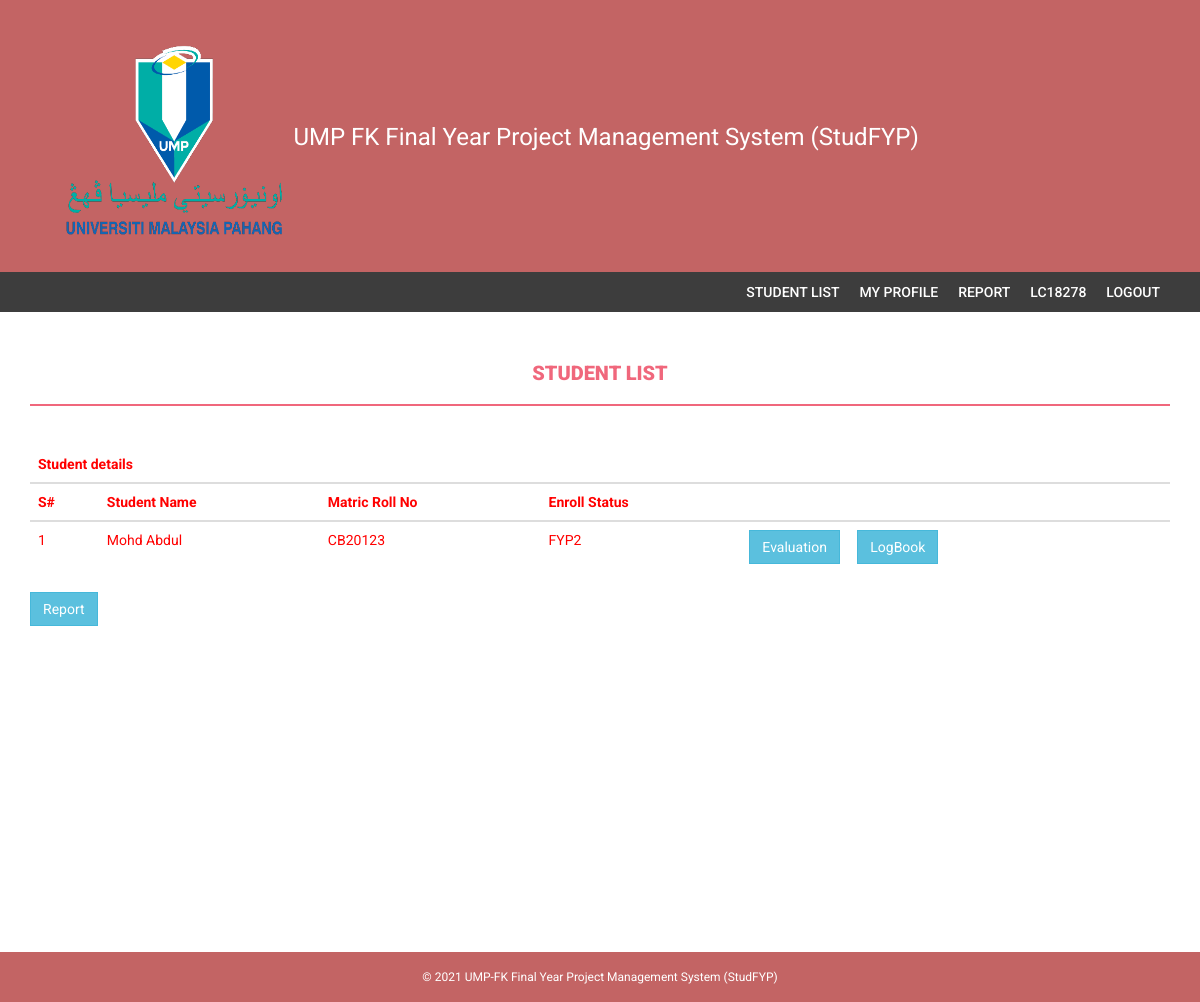
Page /industry/StudentList.php (signed in) on the committed database.
### tables this page shows
CREATE TABLE `student` (
  `student_id` varchar(30) NOT NULL,
  `stud_name` varchar(100) NOT NULL,
  `stud_program` varchar(32) NOT NULL,
  `stud_tel` varchar(11) NOT NULL,
  `stud_email` varchar(100) NOT NULL,
  `enroll_status` varchar(10) NOT NULL,
  `lecturer_ID` varchar(10) NOT NULL,
  `industry_ID` varchar(10) NOT NULL,
  `USER_ID` int(10) NOT NULL
);

### industry/StudentList.php (the view, shortened to what this page needs)
<?php
  require 'db.php';
  $sql = 'SELECT user.User_ID,student.stud_name, student.student_id,student.enroll_status
  FROM user
  INNER JOIN student ON user.User_ID = student.User_ID
  WHERE user.User_ID >0 ' ;
  $statement = $connection->prepare($sql);
  $statement->execute();
  $studfyp = $statement->fetchAll(PDO::FETCH_OBJ);
   ?>
<!DOCTYPE html>
<html xmlns="http://www.w3.org/1999/xhtml">
    <head>
        <link href="assets/css/bootstrap.css" rel="stylesheet" />
        <link href="assets/css/font-awesome.css" rel="stylesheet" />
        <link href="assets/css/style.css" rel="stylesheet" />
    </head>
    <body>
        <?php include('includes/header.php');?>
        <?php include('includes/menubar.php');?>
        <div class="content-wrapper">
            <div class="container">
                <div class="row">
                    <div class="col-md-12"><h4 class="page-head-line">Student List </h4></div>
                </div>
                <span style="color:red;" >
      <table class="table">
    <thead>
      <tr>
        <th colspan="5">Student details</th>
      </tr>
      <tr>
      	<th>S#</th>
        <th>Student Name</th>
        <th>Matric Roll No</th>
        <th>Enroll Status</th>
        <th></th>
      </tr>
      </thead>
	 <?php
	 $sno = 1;
	 foreach($studfyp as $UserID) {
       $id = $UserID->User_ID;
      $fypst = $UserID->student_id;?>
      <tr>
      	<td><?php echo $sno++;?></td>
       <td>  <?= $UserID->stud_name; ?> </td>
        <td> <?= $UserID->student_id; ?>  </td>
         <td> <?php  $Status=$UserID->enroll_status;
					if($Status==1){
					echo "FYP1";
				}else{
					echo "FYP2";}?>
		  </td>
 		<td><button type="button" class="btn btn-info rounded-pill" onclick="location.href='evaluatest.php?id=<?php echo $id  ?>&sID=<?php echo $fypst?>'">Evaluation</button>
        <button type="button" class="btn btn-info rounded-pill" onclick="location.href='logbook.php?id=<?php echo $id  ?>&sID=<?php echo $fypst?>'">LogBook</button>
        </td>
     </tr>
     <?php }?>
     </table>
     <button type="button" class="btn btn-info rounded-pill" onclick="location.href='Report.php'">Report</button>
              </span>
            </div>
        </div>
  <body>
        <?php include('includes/footer.php');?>
    </body>
</html>

### industry/assets/css/style.css (style rules this page uses)
body { font-family: 'Roboto', sans-serif; line-height: 30px; }
.content-wrapper { margin-top: 40px; min-height: 600px; padding-bottom: 60px; }
.page-head-line { font-weight: 900; padding-bottom: 20px; border-bottom: 2px solid #F0677C; text-transform: uppercase; color: #F0677C; font-size: 20px; margin-bottom: 40px; }
.btn { border-radius: 0px; -webkit-border-radius: 0px; -moz-border-radius: 0px; }

### industry/includes/footer.php (style rules this page uses)
.col-md-12 { text-align: center; }

### rows in the picture
student: stud_name "Mohd Abdul", student_id "CB20123", enroll_status "FYP2"

### other values in the picture
$User "LC18278"
